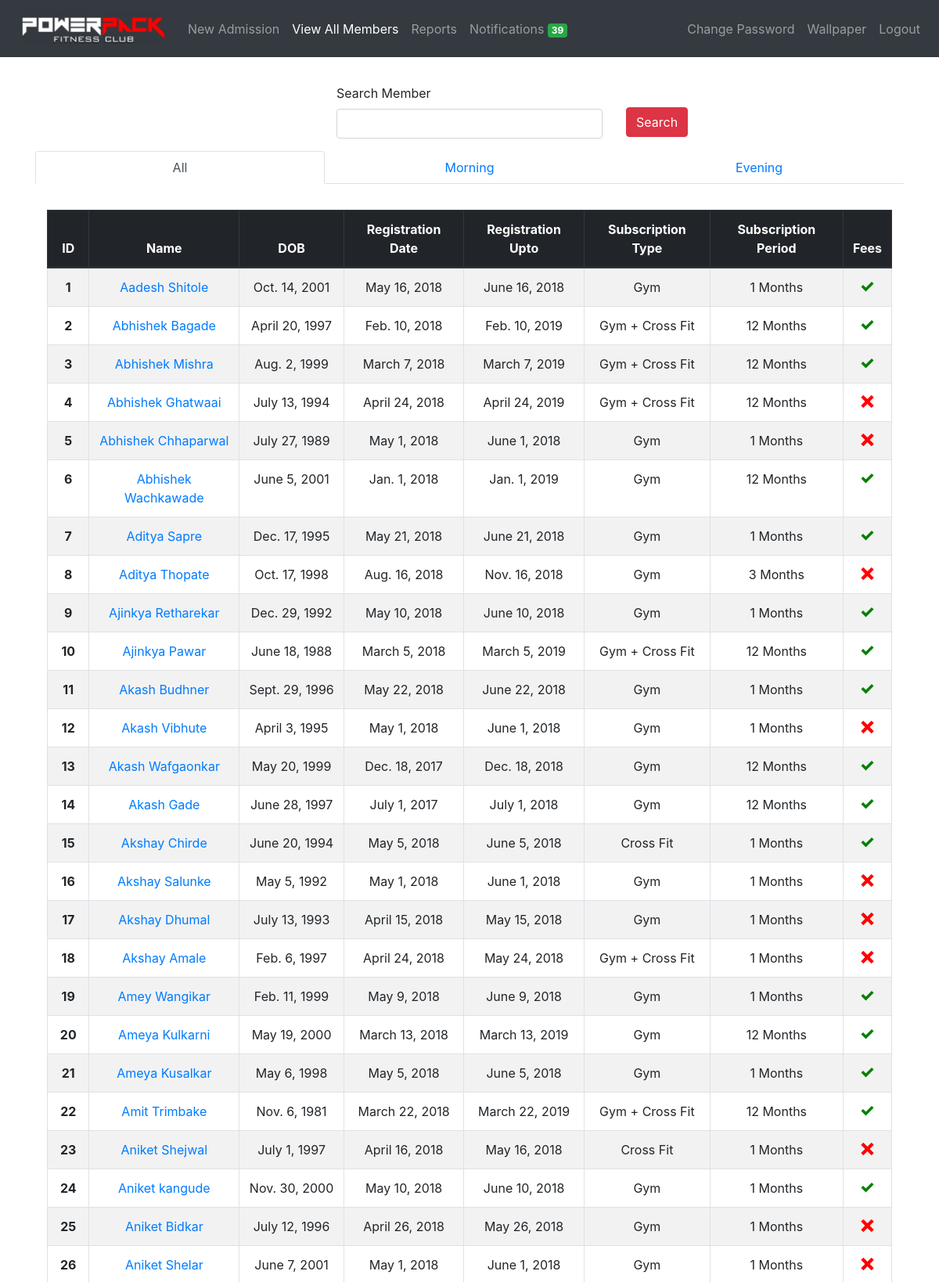
Page /members/view/ (signed in, upper part) on the committed database.
### members/models.py (models this page shows, shortened)
class Member(models.Model):
    member_id = models.AutoField(primary_key=True)
    first_name = models.CharField(('First Name'), max_length=50)
    last_name = models.CharField(('Last Name'), max_length=50)
    mobile_number = models.CharField(('Mobile Number'), max_length=10, unique=True)
    email = models.EmailField(null=True, blank=True)
    address = models.CharField(max_length=300, blank=True)
    medical_history = models.CharField(('Medical History'), max_length=300, blank=True, default='None')
    admitted_on = models.DateField(auto_now_add=True)
    registration_date = models.DateField(('Registration Date'), default='dd/mm/yyyy')
    registration_upto = models.DateField()
    dob = models.DateField(default='dd/mm/yyyy')
    subscription_type  = models.CharField(
                                ('Subscription Type'),
                                max_length=30,
                                choices=SUBSCRIPTION_TYPE_CHOICES,
                                default=SUBSCRIPTION_TYPE_CHOICES[0][0]
                            )
    subscription_period = models.CharField(
                                ('Subscription Period'),
                                max_length=30,
                                choices=SUBSCRIPTION_PERIOD_CHOICES,
                                default=SUBSCRIPTION_PERIOD_CHOICES[0][0]
                            )
    amount = models.CharField(max_length=30)
    fee_status = models.CharField(
                                ('Fee Status'),
                                max_length=30,
                                choices=FEE_STATUS,
                                default=FEE_STATUS[0][0]
                            )
    batch = models.CharField(
                                max_length=30,
                                choices=BATCH,
                                default=BATCH[0][0]
                            )
    photo = models.FileField(upload_to='photos/', blank=True)
    notification = models.IntegerField(default=2, blank=True)
    stop = models.IntegerField(('Status'), choices=STATUS, default=STATUS[0][0], blank=True)

### members/views.py (the view)
# urls.py: path('view/', login_required(views.view_member), name='view_member'),
def view_member(request):
    view_all = Member.objects.all().order_by('first_name')
    paginator = Paginator(view_all, 100)
    try:
        page = request.GET.get('page', 1)
        view_all = paginator.page(page)
    except PageNotAnInteger:
        view_all = paginator.page(1)
    except EmptyPage:
        view_all = paginator.page(paginator.num_pages)
    search_form = SearchForm()
    evening = Member.objects.filter(batch='evening').order_by('first_name')
    morning = Member.objects.filter(batch='morning').order_by('first_name')
    context = {
        'all': view_all,
        'morning': morning,
        'evening': evening,
        'search_form': search_form,
        'subs_end_today_count': get_notification_count(),
    }
    return render(request, 'view_member.html', context)

### members/models.py (shortened to what this page needs)
class SearchForm(forms.Form):
    search = forms.CharField(label='Search Member', max_length=100, required=False)

### members/templatetags/tags.py (called while the page is built)
@register.filter(name='add_css')
def add_css(field, css):
    return field.as_widget(attrs={"class": css})

### notifications/config.py (called while the page is built)
def get_notification_count():
    NOTIF_COUNT = Member.objects.filter(
        registration_upto__gte=datetime.datetime.now(),
        registration_upto__lte=datetime.date.today() + datetime.timedelta(days=1),
        notification=1).exclude(stop=1)
    PENDING_COUNT = Member.objects.filter(fee_status='pending', notification=1).exclude(stop=1)
    return (NOTIF_COUNT | PENDING_COUNT).distinct().count()

### members/templates/view_member.html (shortened to what this page needs)
{% extends 'base.html' %}
{% load tags %}
{% load staticfiles %}
{% block content %}
<div class="container" style="margin-top: 3%">
    <form method="POST" action="{% url 'search_member' %}">
        <div class="row">
            <div class="form-group col"></div>
            <div class="form-group col">
                <label for="search">{{ search_form.search.label }}</label>
                {{ search_form.search | add_css:"form-control" }}
            </div>
            <div class="{% if not result %} col {% endif %}">
              <button type="submit" id="submit" class="btn btn-danger" style="margin-top: 30px;">Search</button>
            </div>
        </div>
    </form>
</div>
{% if result %}
  <div class="container" style="margin-top: 3%">
      <table class="table table-striped table-bordered">
        <thead class="text-center thead-dark">
          <tr>
            <th scope="col">ID</th>
            <th scope="col">Name</th>
            <th scope="col">DOB</th>
            <th scope="col">Registration Date</th>
            <th scope="col">Registration Upto</th>
            <th scope="col">Subscription Type</th>
            <th scope="col">Subscription Period</th>
            <th scope="col">Fees</th>
            <th scope="col">Delete User</th>
          </tr>
        </thead>
        <tbody class="text-center">
          {% for member in result %}
            <tr>
              <th scope="row">{{ forloop.counter }}</th>
              <td><a href="/members/update/{{ member.member_id }}">{{ member.first_name }} {{ member.last_name }}</a></td>
              <td>{{ member.dob }}</td>
              <td>{{ member.registration_date }}</td>
              <td>{{ member.registration_upto }}</td>
              <td>{{ member.get_subscription_type_display }}</td>
              <td>{{ member.subscription_period }} Months</td>
              <td>
                  {% if member.fee_status == 'paid' %}
                  <span class="icon-checkmark" style="color: green"></span>
                  {% else %}
                  <span class="icon-cross" style="color: red"></span>
                  {% endif %}
              </td>
              <td><a href="/members/delete/{{ member.member_id }}/"><button class="btn btn-danger" onclick="return confirm('Are you sure you want to delete this? This will permanently delete the record!')">Delete</button></a></td>
            </tr>
          {% endfor %}
          </tbody>
      </table>
  </div>
{% else %}
  <ul class="nav nav-tabs nav-justified" id="myTab" role="tablist">
    <li class="nav-item">
      <a class="nav-link active" id="home-tab" data-toggle="tab" href="#all" role="tab" aria-controls="home" aria-selected="true">All</a>
    </li>
    <li class="nav-item">
      <a class="nav-link" id="home-tab" data-toggle="tab" href="#morning" role="tab" aria-controls="home" aria-selected="true">Morning</a>
    </li>
    <li class="nav-item">
      <a class="nav-link" id="profile-tab" data-toggle="tab" href="#evening" role="tab" aria-controls="profile" aria-selected="false">Evening</a>
    </li>
  </ul>
  <div class="tab-content" id="myTabContent">
    <div class="tab-pane fade show active" id="all" role="tabpanel" aria-labelledby="home-tab">
      <div class="container" style="margin-top: 3%">
          <table class="table table-striped table-bordered">
            <thead class="text-center thead-dark">
              <tr>
                <th scope="col">ID</th>
                <th scope="col">Name</th>
                <th scope="col">DOB</th>
                <th scope="col">Registration Date</th>
                <th scope="col">Registration Upto</th>
                <th scope="col">Subscription Type</th>
                <th scope="col">Subscription Period</th>
                <th scope="col">Fees</th>
              </tr>
            </thead>
            <tbody class="text-center">
              {% for member in all %}
                <tr>
                  <th scope="row">{{ all.start_index|add:forloop.counter0  }}</th>
                  <td><a href="/members/update/{{ member.member_id }}">{{ member.first_name }} {{ member.last_name }}</a></td>
                  <td>{{ member.dob }}</td>
                  <td>{{ member.registration_date }}</td>
                  <td>{{ member.registration_upto }}</td>
                  <td>{{ member.get_subscription_type_display }}</td>
                  <td>{{ member.subscription_period }} Months</td>
                  <td>
                      {% if member.fee_status == 'paid' %}
                      <span class="icon-checkmark" style="color: green"></span>
                      {% else %}
                      <span class="icon-cross" style="color: red"></span>
                      {% endif %}
                  </td>
                </tr>
              {% endfor %}
              </tbody>
          </table>
      </div>
    </div>
  </div>
{% endif %}
{% endblock %}

### static/css/style.css (style rules this page uses)
[class^="icon-"], [class*=" icon-"] { font-family: 'icomoon' !important; speak: none; font-style: normal; font-weight: normal; font-variant: normal; text-transform: none; line-height: 1; -webkit-font-smoothing: antialiased; -moz-osx-font-smoothing: grayscale; }
.icon-cross:before { content: "\ea0f"; }
.icon-checkmark:before { content: "\ea10"; }

### rows in the picture
Member: start_index|add "1", first_name "Aadesh", last_name "Shitole", dob "Oct. 14, 2001", registration_date "May 16, 2018", registration_upto "June 16, 2018", subscription_type "Gym", subscription_period "1", fee_status "paid" (drawn)
Member: start_index|add "2", first_name "Abhishek", last_name "Bagade", dob "April 20, 1997", registration_date "Feb. 10, 2018", registration_upto "Feb. 10, 2019", subscription_type "Gym + Cross Fit", subscription_period "12", fee_status "paid" (drawn)
Member: start_index|add "3", first_name "Abhishek", last_name "Mishra", dob "Aug. 2, 1999", registration_date "March 7, 2018", registration_upto "March 7, 2019", subscription_type "Gym + Cross Fit", subscription_period "12", fee_status "paid" (drawn)
Member: start_index|add "4", first_name "Abhishek", last_name "Ghatwaai", dob "July 13, 1994", registration_date "April 24, 2018", registration_upto "April 24, 2019", subscription_type "Gym + Cross Fit", subscription_period "12", fee_status "pending" (drawn)
Member: start_index|add "5", first_name "Abhishek", last_name "Chhaparwal", dob "July 27, 1989", registration_date "May 1, 2018", registration_upto "June 1, 2018", subscription_type "Gym", subscription_period "1", fee_status "pending" (drawn)
Member: start_index|add "6", first_name "Abhishek", last_name "Wachkawade", dob "June 5, 2001", registration_date "Jan. 1, 2018", registration_upto "Jan. 1, 2019", subscription_type "Gym", subscription_period "12", fee_status "paid" (drawn)
Member: start_index|add "7", first_name "Aditya", last_name "Sapre", dob "Dec. 17, 1995", registration_date "May 21, 2018", registration_upto "June 21, 2018", subscription_type "Gym", subscription_period "1", fee_status "paid" (drawn)
Member: start_index|add "8", first_name "Aditya", last_name "Thopate", dob "Oct. 17, 1998", registration_date "Aug. 16, 2018", registration_upto "Nov. 16, 2018", subscription_type "Gym", subscription_period "3", fee_status "pending" (drawn)
Member: start_index|add "9", first_name "Ajinkya", last_name "Retharekar", dob "Dec. 29, 1992", registration_date "May 10, 2018", registration_upto "June 10, 2018", subscription_type "Gym", subscription_period "1", fee_status "paid" (drawn)
Member: start_index|add "10", first_name "Ajinkya", last_name "Pawar", dob "June 18, 1988", registration_date "March 5, 2018", registration_upto "March 5, 2019", subscription_type "Gym + Cross Fit", subscription_period "12", fee_status "paid" (drawn)
Member: start_index|add "11", first_name "Akash", last_name "Budhner", dob "Sept. 29, 1996", registration_date "May 22, 2018", registration_upto "June 22, 2018", subscription_type "Gym", subscription_period "1", fee_status "paid" (drawn)
Member: start_index|add "12", first_name "Akash", last_name "Vibhute", dob "April 3, 1995", registration_date "May 1, 2018", registration_upto "June 1, 2018", subscription_type "Gym", subscription_period "1", fee_status "pending" (drawn)
Member: start_index|add "13", first_name "Akash", last_name "Wafgaonkar", dob "May 20, 1999", registration_date "Dec. 18, 2017", registration_upto "Dec. 18, 2018", subscription_type "Gym", subscription_period "12", fee_status "paid" (drawn)
Member: start_index|add "14", first_name "Akash", last_name "Gade", dob "June 28, 1997", registration_date "July 1, 2017", registration_upto "July 1, 2018", subscription_type "Gym", subscription_period "12", fee_status "paid" (drawn)
Member: start_index|add "15", first_name "Akshay", last_name "Chirde", dob "June 20, 1994", registration_date "May 5, 2018", registration_upto "June 5, 2018", subscription_type "Cross Fit", subscription_period "1", fee_status "paid" (drawn)
Member: start_index|add "16", first_name "Akshay", last_name "Salunke", dob "May 5, 1992", registration_date "May 1, 2018", registration_upto "June 1, 2018", subscription_type "Gym", subscription_period "1", fee_status "pending" (drawn)
Member: start_index|add "17", first_name "Akshay", last_name "Dhumal", dob "July 13, 1993", registration_date "April 15, 2018", registration_upto "May 15, 2018", subscription_type "Gym", subscription_period "1", fee_status "pending" (drawn)
Member: start_index|add "18", first_name "Akshay", last_name "Amale", dob "Feb. 6, 1997", registration_date "April 24, 2018", registration_upto "May 24, 2018", subscription_type "Gym + Cross Fit", subscription_period "1", fee_status "pending" (drawn)
Member: start_index|add "19", first_name "Amey", last_name "Wangikar", dob "Feb. 11, 1999", registration_date "May 9, 2018", registration_upto "June 9, 2018", subscription_type "Gym", subscription_period "1", fee_status "paid" (drawn)
Member: start_index|add "20", first_name "Ameya", last_name "Kulkarni", dob "May 19, 2000", registration_date "March 13, 2018", registration_upto "March 13, 2019", subscription_type "Gym", subscription_period "12", fee_status "paid" (drawn)
Member: start_index|add "21", first_name "Ameya", last_name "Kusalkar", dob "May 6, 1998", registration_date "May 5, 2018", registration_upto "June 5, 2018", subscription_type "Gym", subscription_period "1", fee_status "paid" (drawn)
Member: start_index|add "22", first_name "Amit", last_name "Trimbake", dob "Nov. 6, 1981", registration_date "March 22, 2018", registration_upto "March 22, 2019", subscription_type "Gym + Cross Fit", subscription_period "12", fee_status "paid" (drawn)
Member: start_index|add "23", first_name "Aniket", last_name "Shejwal", dob "July 1, 1997", registration_date "April 16, 2018", registration_upto "May 16, 2018", subscription_type "Cross Fit", subscription_period "1", fee_status "pending" (drawn)
Member: start_index|add "24", first_name "Aniket", last_name "kangude", dob "Nov. 30, 2000", registration_date "May 10, 2018", registration_upto "June 10, 2018", subscription_type "Gym", subscription_period "1", fee_status "paid" (drawn)
Member: start_index|add "25", first_name "Aniket", last_name "Bidkar", dob "July 12, 1996", registration_date "April 26, 2018", registration_upto "May 26, 2018", subscription_type "Gym", subscription_period "1", fee_status "pending" (drawn)
Member: start_index|add "26", first_name "Aniket", last_name "Shelar", dob "June 7, 2001", registration_date "May 1, 2018", registration_upto "June 1, 2018", subscription_type "Gym", subscription_period "1", fee_status "pending" (drawn)

### other values in the picture
{{ subs_end_today_count }} "39"
{{ search_form.search.label }} "Search Member"
